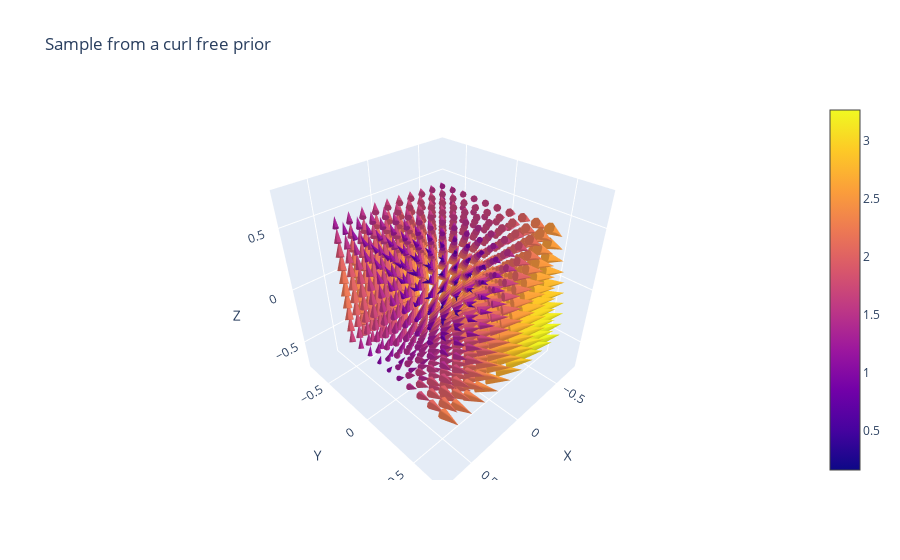

The code cell stored with this chart in its notebook:
### Code cell
grid_x, grid_y, grid_z, U1, V1, W1 = sample_vector_field(grid_x=grid_x, grid_y=grid_y, grid_z=grid_z,
                                                         kernel_func = 'curl_free_kernel')
plotter.plotter(grid_x, grid_y, grid_z, U1, V1, W1, title = 'Sample from a curl free prior')

### Figure 1 — Plotly figure (JSON) as saved in the notebook; plotly's stock layout.template omitted (floating-point values rounded to 4 significant figures; data arrays with more than 128 entries replaced by an {"elided": "..."} marker saying what was removed)
{"data": [{"anchor": "tail", "sizemode": "scaled", "sizeref": 2, "type": "cone", "u": {"elided": "1000 float values"}, "v": {"elided": "1000 float values"}, "w": {"elided": "1000 float values"}, "x": {"elided": "1000 float values"}, "y": {"elided": "1000 float values"}, "z": {"elided": "1000 float values"}}], "layout": {"scene": {"xaxis": {"title": {"text": "X"}}, "yaxis": {"title": {"text": "Y"}}, "zaxis": {"title": {"text": "Z"}}}, "title": {"text": "Sample from a curl free prior"}}}
